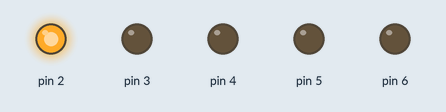
Bench run of a sketch on a simulated Arduino Uno, built with avr-gcc and run on an emulated ATmega328P. Shown: output pins drawn as LEDs (lit = HIGH).

Above: at 0.12 s.
At 0.62 s:
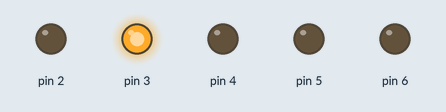
At 1.12 s:
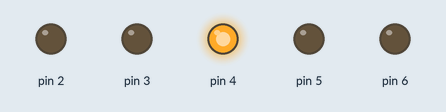
At 2.12 s:
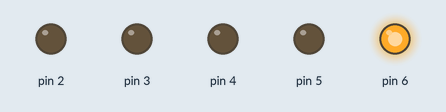
At 2.62 s:
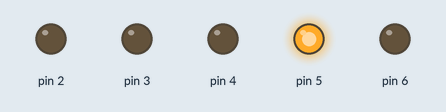
At 4.87 s:
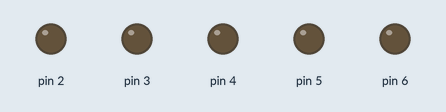
Timing chart, 0 to 5.2 s (numbered marks = the images above):
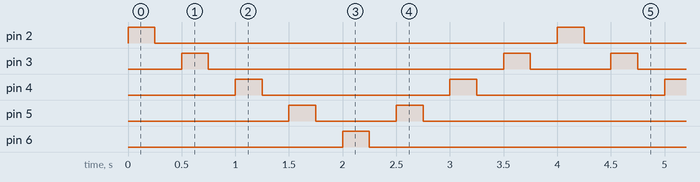

The sketch:

Blinking_LED_Wave.ino
```cpp
// project 1 - Blinking LED Wave

// set delay time (unit in millisecond)
int d = 250;


void setup() {
  // initialize digital pins 2-6 as output
  pinMode(2, OUTPUT);
  pinMode(3, OUTPUT);
  pinMode(4, OUTPUT);
  pinMode(5, OUTPUT);
  pinMode(6, OUTPUT);
}

void loop() {
  // repeat blinking process with for loop
  for (int a=2; a<7; a++) {
    digitalWrite(a, HIGH); // turn LED on
    delay(d);              // wait for 0.25 second
    digitalWrite(a, LOW);  // turn LED off
    delay(d);
  }

  for (int a=5; a>2; a--) {
    digitalWrite(a,HIGH);
    delay(d);
    digitalWrite(a,LOW);
    delay(d);
  }
}
```

Measured:
- by itself, pin 2, pin 6: alternates HIGH for 0.25 s and LOW for 3.8 s
- by itself, pin 3: repeats every 4.0 s: LOW 2.8 s, HIGH 0.25 s, LOW 0.75 s, HIGH 0.25 s
- by itself, pin 4: alternates HIGH for 0.25 s and LOW for 1.8 s
- by itself, pin 5: repeats every 4.0 s: LOW 0.75 s, HIGH 0.25 s, LOW 2.8 s, HIGH 0.25 s
